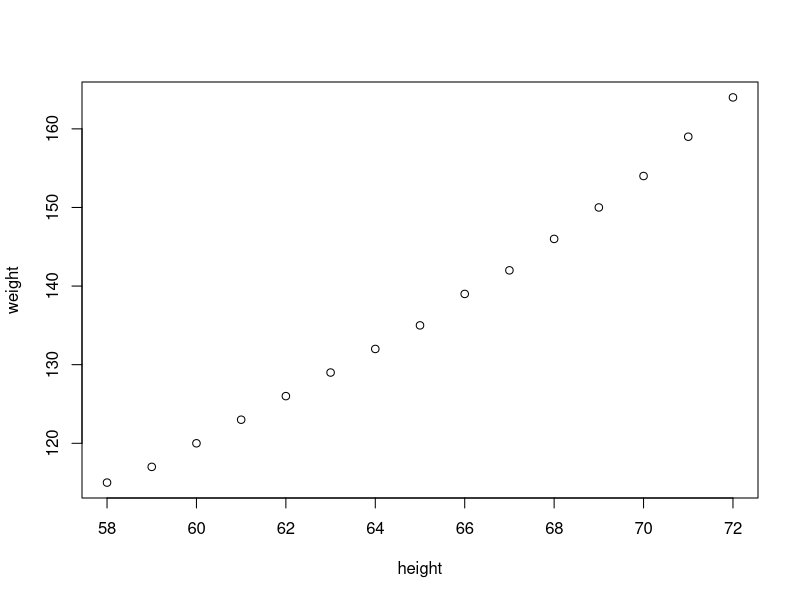
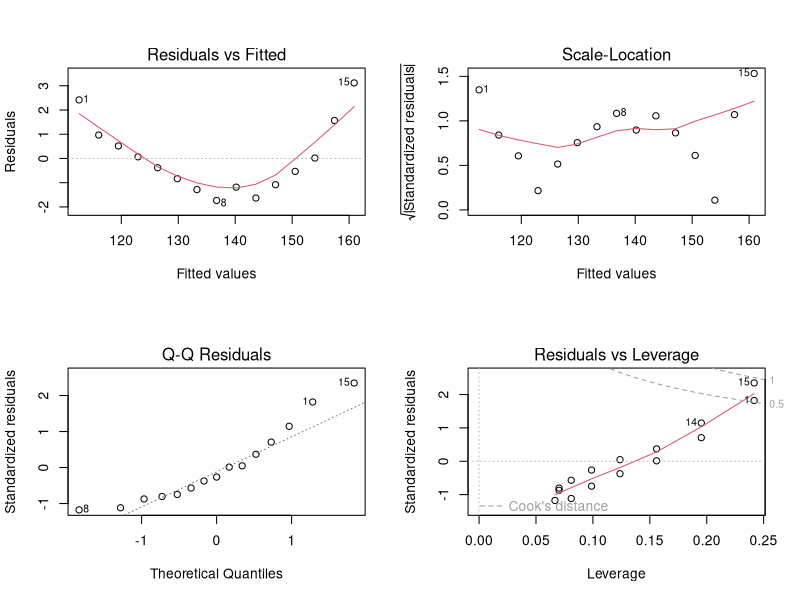

The R script that drew these images, in order:
## ---- chunk 1
myData <- women
plot(myData)
## ---- chunk 2
# Multiple Linear Regression Example
fit <- lm(weight ~ height, data=myData)
## ---- chunk 3
summary(fit) # show results
## ---- chunk 4
layout(matrix(c(1,2,3,4),2,2)) # optional 4 graphs/page
plot(fit)

## ---- chunk 5
# Other useful functions
coefficients(fit) # model coefficients
confint(fit, level=0.95) # CIs for model parameters
fitted(fit) # predicted values
residuals(fit) # residuals
anova(fit) # anova table
vcov(fit) # covariance matrix for model parameters
influence(fit) # regression diagnostics 
